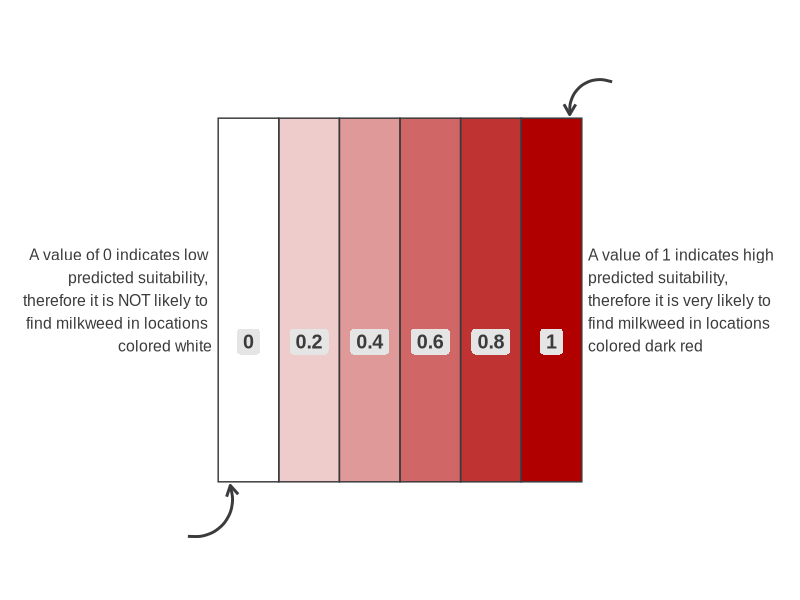
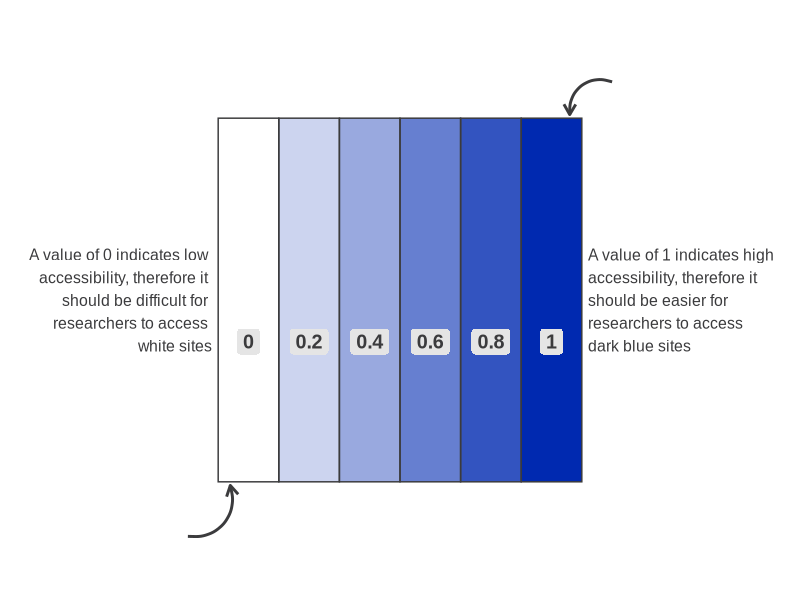
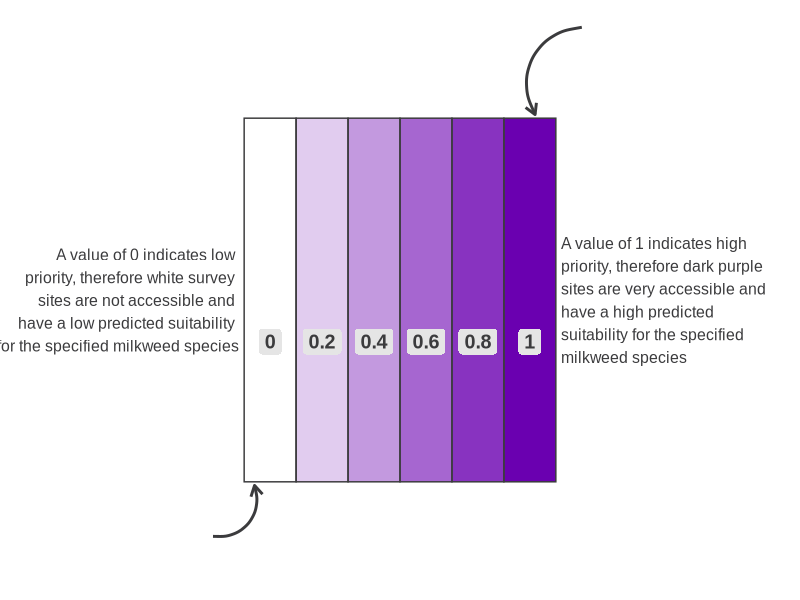
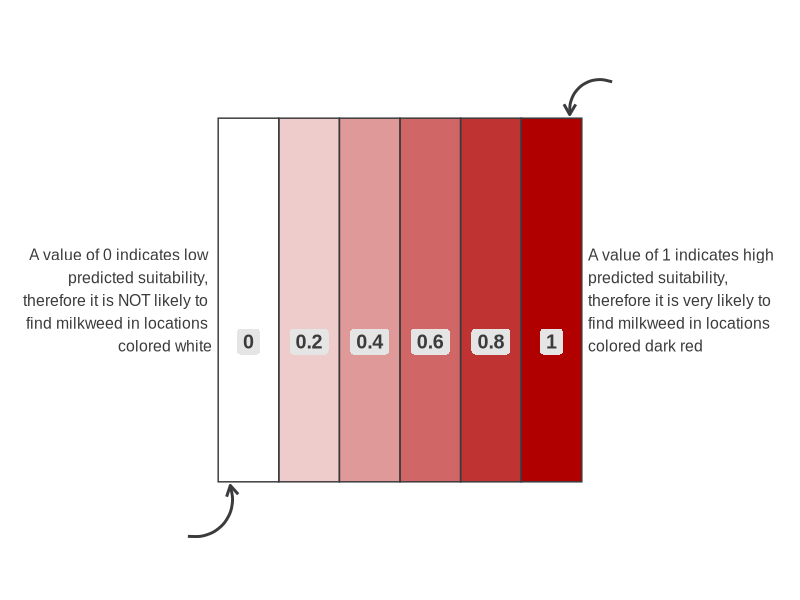
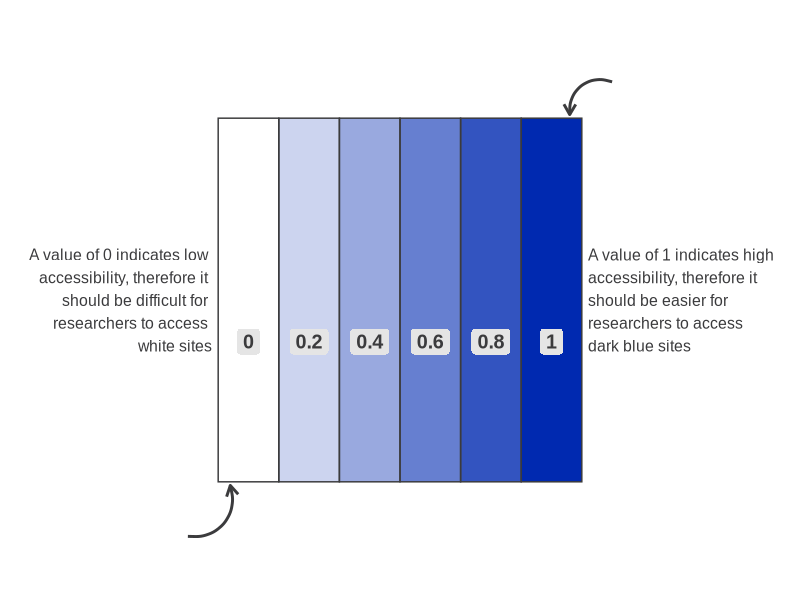
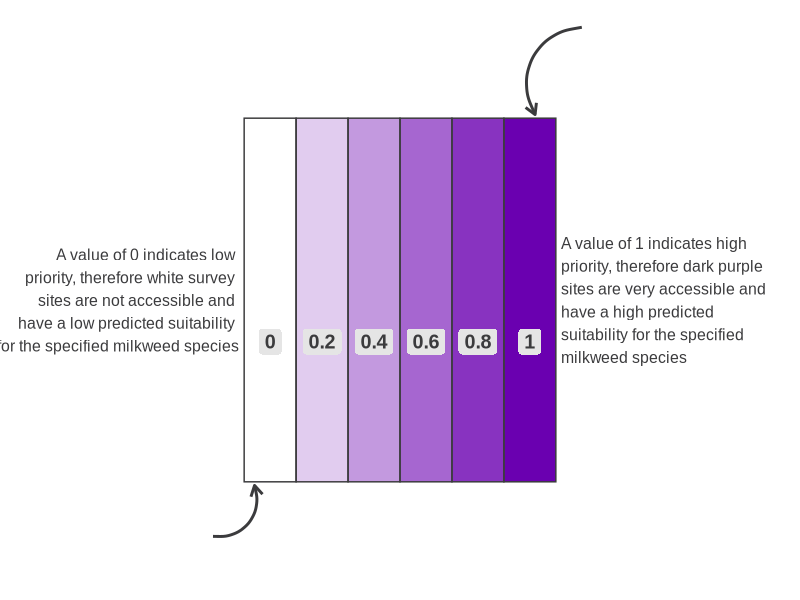

Write the R code that produced these figures, in order.
## ---- chunk 1
library(tidyverse)
library(here)
## ---- chunk 2
# define color palette ----
reds <- c("#B00000", "#C03333", "#D06666", "#DF9999", "#EFCCCC", "#FFFFFF")

# create dataframe of positions and values of suitability that will be displayed ----
legend_suit_df <- tibble(pos = c(0, 1, 2, 3, 4, 5),
                    suitability = c("0","0.2","0.4","0.6","0.8", "1"))

# create suitability legend ----
legend_suitability <- ggplot(data = legend_suit_df) + 
  
  # add equal height/width rectangles to the plot, using the pos column to designate each position on the x axis. Each rectangle is filled with a color based on the pre-defined suitability values ----
  geom_rect(aes(xmin = pos, xmax = pos + 1, 
                ymin = 0.35, ymax = 0.55, fill = suitability), size = 6) + 
  
  # add border to rectangles ----
  geom_rect(aes(xmin = pos, xmax = pos + 1, 
                ymin = 0.35, ymax = 0.55), 
            color = "#3B3B3D", fill = NA) +
  
  # Add suitability labels in the center of each rectangle with a light grey background ----
  geom_label(aes(x = pos + 0.5, y = 0.42, label = suitability), 
            family = "arial", color = "#3B3B3D", fill = "grey90", 
            label.size = NA, size = 5, 
            hjust = 0.5, vjust = 0, fontface = "bold") + 
  
  # add arrows and annotations ----
  
  # right arrow ----
  annotate(
    geom = "curve",
    x = 6.5, xend = 5.8,
    y = .57, yend = .552,
    curvature = 0.6,
    arrow = arrow(length = unit(0.3, "cm")),
    linewidth = 1,
    color = "#3B3B3D"
  ) +
  # label right arrow (high suitability) ----
  annotate(
    geom = "text",
    x = 6.1, y = .45,
    label = "A value of 1 indicates high \npredicted suitability,\ntherefore it is very likely to \nfind milkweed in locations \ncolored dark red",
    color = "#3B3B3D",
    size = 4,
    family = "arial",
    #fontface = 2,
    hjust = "outward"
  ) +
  # left arrow ----
  annotate(
    geom = "curve",
    x = -.5, xend = 0.2,
    y = .32, yend = .348,
    curvature = 0.6,
    arrow = arrow(length = unit(0.3, "cm")),
    linewidth = 1,
    color = "#3B3B3D"
  ) +
  # label left arrow (low suitability) ----
  annotate(
    geom = "text",
    x = -0.1, y = .45,
    label = "A value of 0 indicates low \npredicted suitability, \ntherefore it is NOT likely to \nfind milkweed in locations \ncolored white",
    color = "#3B3B3D",
    size = 4,
    family = "arial",
    #fontface = 2,
    hjust = "outward"
  ) +
  # manually set the color scale for the rectangles to the reverse of the previously defined color palette ----
  scale_fill_manual(values = rev(reds)) +
  
  # set the limits of the y axis and x axis ----
  scale_y_continuous(limits = c(0.3,0.6)) + 
  scale_x_continuous(limits = c(-3,9)) + 
  
  # remove any and all legends ----
  guides(color = "none", fill = "none") + 
  
  # add the theme "void" to remove axis labels, lines, tickmarks, and grid lines ----
  theme_void() 

legend_suitability
## ---- chunk 3
# define color palette ----
blues <- c("#0029B0", "#3354C0", "#667FD0", "#99A9DF", "#CCD4EF", "#FFFFFF")

# create dataframe of positions and values of accessibility that will be displayed ----
legend_access_df <- tibble(pos = c(0, 1, 2, 3, 4, 5),
                    accessibility = c("0","0.2","0.4","0.6","0.8", "1"))

# create accessibility legend ----
legend_access <- ggplot(data = legend_access_df) + 
  
  # add equal height/width rectangles to the plot, using the pos column to designate each position on the x axis. Each rectangle is filled with a color based on the accessibility values ----
  geom_rect(aes(xmin = pos, xmax = pos + 1, 
                ymin = 0.35, ymax = 0.55, fill = accessibility), size = 6) + 
  
  # add border to the rectangles ----
  geom_rect(aes(xmin = pos, xmax = pos + 1, 
                ymin = 0.35, ymax = 0.55), 
            color = "#3B3B3D", fill = NA) +
  
  # Add accessibility index labels in the center of each rectangle with a light grey background ----
  geom_label(aes(x = pos + 0.5, y = 0.42, label = accessibility), 
            family = "arial", color = "#3B3B3D", fill = "grey90", 
            label.size = NA, size = 5, 
            hjust = 0.5, vjust = 0, fontface = "bold") + 
  
  # add arrows and annotations ----

  # right arrow ----
  annotate(
    geom = "curve",
    x = 6.5, xend = 5.8,
    y = .57, yend = .552,
    curvature = 0.6,
    arrow = arrow(length = unit(0.3, "cm")),
    linewidth = 1,
    color = "#3B3B3D"
  ) +
  # label right arrow (high accessibility) ----
  annotate(
    geom = "text",
    x = 6.1, y = .45,
    label = "A value of 1 indicates high \naccessibility, therefore it \nshould be easier for \nresearchers to access \ndark blue sites",
    color = "#3B3B3D",
    size = 4,
    family = "arial",
    #fontface = 2,
    hjust = "outward"
  ) +
  # left arrow ----
  annotate(
    geom = "curve",
    x = -.5, xend = 0.2,
    y = .32, yend = .348,
    curvature = 0.6,
    arrow = arrow(length = unit(0.3, "cm")),
    linewidth = 1,
    color = "#3B3B3D"
  ) +
  # label left arrow (low suitability) ----
  annotate(
    geom = "text",
    x = -0.1, y = .45,
    label = "A value of 0 indicates low \naccessibility, therefore it \nshould be difficult for \nresearchers to access \nwhite sites",
    color = "#3B3B3D",
    size = 4,
    family = "arial",
    #fontface = 2,
    hjust = "outward"
  ) +
  # manually set the color scale for the rectangles to the reverse of the previously defined color palette ----
  scale_fill_manual(values = rev(blues)) +
  
  # set the limits of the y axis and the x axis ----
  scale_y_continuous(limits = c(0.3,0.6)) + 
  scale_x_continuous(limits = c(-3,9)) + 
  
  # remove any and all legends ----
  guides(color = "none", fill = "none") + 
  
  # add the theme "void" to remove axis labels, lines, tickmarks, and grid lines ----
  theme_void() 

legend_access
## ---- chunk 4
# define color palette ----
purples <- c("#6A00B0", "#8833C0","#A666D0", "#C399DF", "#E1CCEF", "#FFFFFF")

# create dataframe of positions and values of priority that will be displayed ----
legend_priority_df <- tibble(pos = c(0, 1, 2, 3, 4, 5),
                    priority = c("0","0.2","0.4","0.6", "0.8", "1"))

# create priority legend ----
legend_priority <- ggplot(data = legend_priority_df) + 
  
  # add equal height/width rectangles to the plot, using the pos column to designate each position on the x axis. ----
  geom_rect(aes(xmin = pos, xmax = pos + 1, 
                ymin = 0.35, ymax = 0.55, fill = priority), size = 6) + 
  
  # add border ----
  geom_rect(aes(xmin = pos, xmax = pos + 1, 
                ymin = 0.35, ymax = 0.55), 
            color = "#3B3B3D", fill = NA) +
  
  # Add priority labels in the center of each rectangle with a light grey background ----
  geom_label(aes(x = pos + 0.5, y = 0.42, label = priority), 
            family = "arial", color = "#3B3B3D", fill = "grey90", 
            label.size = NA, size = 5, 
            hjust = 0.5, vjust = 0, fontface = "bold") + 
  
  # add arrows and annotations ----

  # right arrow ----
  annotate(
    geom = "curve",
    x = 6.5, xend = 5.6,
    y = .60, yend = .552,
    curvature = 0.6,
    arrow = arrow(length = unit(0.3, "cm")),
    linewidth = 1,
    color = "#3B3B3D"
  ) +
  # label right arrow (high priority) ----
  annotate(
    geom = "text",
    x = 6.1, y = .45,
    label = "A value of 1 indicates high \npriority, therefore dark purple \nsites are very accessible and \nhave a high predicted \nsuitability for the specified \nmilkweed species",
    color = "#3B3B3D",
    size = 4,
    family = "arial",
    #fontface = 2,
    hjust = "outward"
  ) +
  # left arrow ----
  annotate(
    geom = "curve",
    x = -.6, xend = 0.2,
    y = .32, yend = .348,
    curvature = 0.6,
    arrow = arrow(length = unit(0.3, "cm")),
    linewidth = 1,
    color = "#3B3B3D"
  ) +
  # label left arrow (low priority) ----
  annotate(
    geom = "text",
    x = -0.1, y = .45,
    label = "A value of 0 indicates low \npriority, therefore white survey \nsites are not accessible and \nhave a low predicted suitability \nfor the specified milkweed species",
    color = "#3B3B3D",
    size = 4,
    family = "arial",
    #fontface = 2,
    hjust = "outward"
  ) +
  # manually set the color scale for the rectangles to the reverse of the previously defined color palette ----
  scale_fill_manual(values = rev(purples)) +
  
  # set the limits of the y axis and the x axis ----
  scale_y_continuous(limits = c(0.3,0.6)) + 
  scale_x_continuous(limits = c(-4,10)) + 
  
  # remove any and all legends ----
  guides(color = "none", fill = "none") + 
  
  # add the theme "void" to remove axis labels, lines, tickmarks, and grid lines ----
  theme_void() 

legend_priority
## ---- chunk 5
# save suitability legend in GitHub
ggsave(here("outputs", "dashboard", "suitability_legend.png"), plot = legend_suitability,
       width = 8, height = 1.5)

# save accessibility legend in GitHub
ggsave(here("outputs", "dashboard", "accessibility_legend.png"), plot = legend_access,
       width = 8, height = 1.5)

# save priority legend in GitHub
ggsave(here("outputs", "dashboard", "priority_legend.png"), plot = legend_priority,
       width = 8, height = 1.5)
